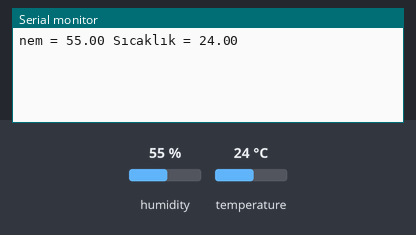
This sketch was run on a simulated ESP8266 (NodeMCU). Shown: the last lines printed to the serial monitor. The test bench sets the inputs (shaded band); at power-on: humidity 55 %, temperature 24 °C. WiFi joins after 1.5 s; servers stay silent unless stated.

Above: at 3.0 s.
3.1 s: humidity set to 22 %
At 4.2 s:
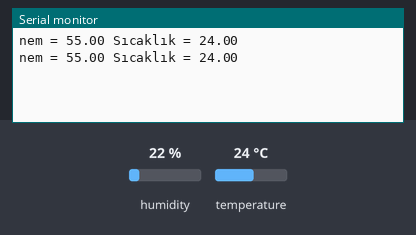
4.6 s: temperature set to 12 °C
At 5.6 s:
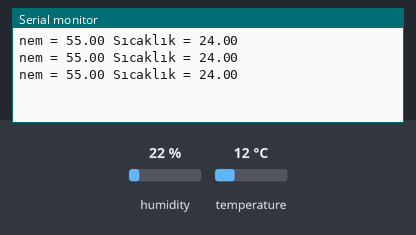
6.1 s: humidity set to 40 %
At 8.4 s:
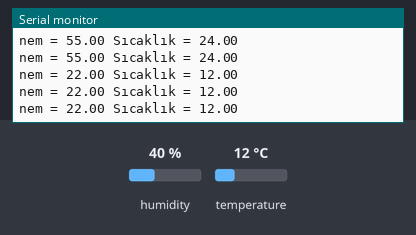
Timing chart, 0 to 9.9 s (numbered marks = the images above; inputs shaded):
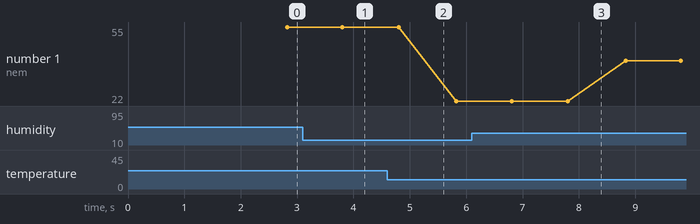

Measured:
- plotted number 1: 22 → 40 after the input at 6.1 s

The sketch:

gy_Nodemcu_DTH11_blynk.ino
```cpp
// (licence header left out)
/* Comment this out to disable prints and save space */
#define BLYNK_PRINT Serial


#include <ESP8266WiFi.h>
#include <BlynkSimpleEsp8266.h>
#include <DHT.h>

// You should get Auth Token in the Blynk App.
// Go to the Project Settings (nut icon).
char auth[] = "ceecb258c5ef4db085dbb24393ea131f";

// Your WiFi credentials.
// Set password to "" for open networks.
char ssid[] = "Lavender";
char pass[] = "5335921602";

#define DHTPIN D2          // What digital pin we're connected to

// Uncomment whatever type you're using!
#define DHTTYPE DHT11     // DHT 11
//#define DHTTYPE DHT22   // DHT 22, AM2302, AM2321
//#define DHTTYPE DHT21   // DHT 21, AM2301

DHT dht(DHTPIN, DHTTYPE);
BlynkTimer timer;

// This function sends Arduino's up time every second to Virtual Pin (5).
// In the app, Widget's reading frequency should be set to PUSH. This means
// that you define how often to send data to Blynk App.
void sendSensor()
{
  float h = dht.readHumidity();
  float t = dht.readTemperature(); // or dht.readTemperature(true) for Fahrenheit

  if (isnan(h) || isnan(t)) {
    Serial.println("Failed to read from DHT sensor!");
    return;
  }
  // You can send any value at any time.
  // Please don't send more that 10 values per second.
  Blynk.virtualWrite(V5, h);
  Blynk.virtualWrite(V6, t);
  Serial.print("nem = ");
  Serial.print(h);
  Serial.print(" Sıcaklık = ");
  Serial.println(t);
}

void setup()
{
  // Debug console
  Serial.begin(9600);

  Blynk.begin(auth, ssid, pass);
  // You can also specify server:
  //Blynk.begin(auth, ssid, pass, "blynk-cloud.com", 80);
  //Blynk.begin(auth, ssid, pass, IPAddress(192,168,1,100), 8080);

  dht.begin();

  // Setup a function to be called every second
  timer.setInterval(1000L, sendSensor);
}

void loop()
{
  Blynk.run();
  timer.run();
}
```
